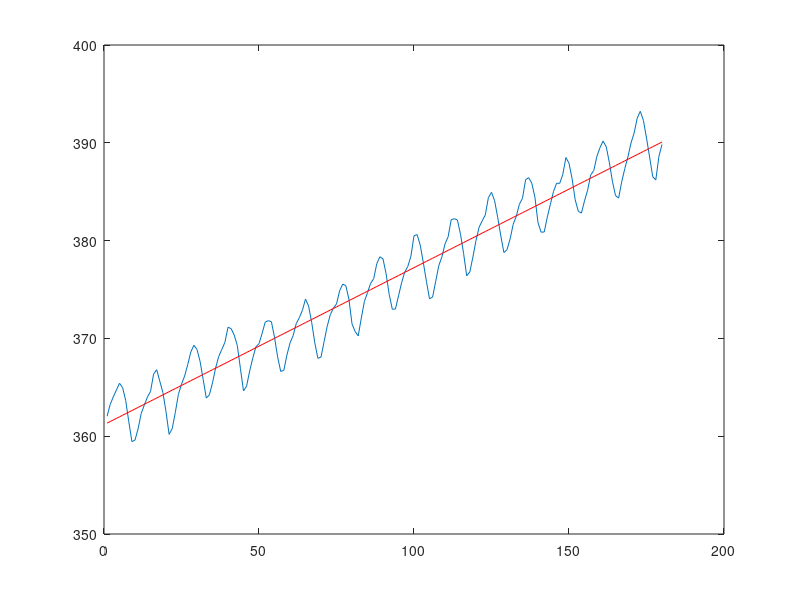

The MATLAB script that drew this image:
% Windmill

clear all
close all

%Least-squares fit of f = a1 + a2*cos(2pit) + a3sin(2pit) + a4*cos(4pit)
%Enter y and t data
y = [362.05
363.25
364.02
364.72
365.41
364.97
363.65
361.48
359.45
359.60
360.76
362.33
363.18
364.00
364.57
366.35
366.80
365.62
364.47
362.51
360.19
360.77
362.43
364.28
365.32
366.15
367.31
368.61
369.30
368.87
367.64
365.78
363.90
364.23
365.46
366.97
368.15
368.87
369.59
371.14
371.00
370.35
369.27
366.93
364.63
365.13
366.68
368.00
369.14
369.46
370.52
371.66
371.82
371.70
370.12
368.12
366.62
366.73
368.29
369.53
370.28
371.50
372.12
372.87
374.02
373.30
371.62
369.55
367.96
368.09
369.68
371.24
372.43
373.09
373.52
374.86
375.55
375.40
374.02
371.49
370.71
370.25
372.08
373.78
374.68
375.63
376.11
377.65
378.35
378.13
376.61
374.49
372.98
373.00
374.35
375.69
376.78
377.36
378.40
380.50
380.61
379.55
377.77
375.84
374.05
374.22
375.84
377.44
378.34
379.66
380.38
382.14
382.24
382.10
380.66
378.68
376.40
376.79
378.32
380.02
381.37
382.02
382.63
384.40
384.94
384.08
382.37
380.48
378.78
379.07
380.17
381.67
382.49
383.72
384.33
386.23
386.43
385.87
384.44
381.84
380.86
380.88
382.40
383.72
385.02
385.87
385.85
386.77
388.49
387.92
386.32
384.17
383.00
382.81
384.06
385.15
386.71
387.17
388.62
389.51
390.18
389.60
388.01
386.07
384.61
384.34
386.02
387.36
388.56
389.98
390.99
392.52
393.22
392.29
390.49
388.55
386.54
386.21
388.61
389.83];

N = length(y);
t = [1:N]; %(measured i nyears)
plot(t,y)

%Construct the A matrix
Acol1 = ones(N,1);
Acol2 = t';
Acol3 = cos(2*pi*t)';
Acol4 = sin(2*pi*t)';
Acol5 = cos(4*pi*t)';

A = [Acol1,Acol2,Acol3,Acol4,Acol5];

%Solve the normal equations
ATA = A'*A;
ATb = A'*y;
xls = ATA\ATb;

%Construct and plot the model function
yfit = xls(1) + xls(2)*t + xls(3)*cos(2*pi*t) + xls(4)*sin(2*pi*t) + xls(5)*cos(4*pi*t);
yfit = yfit';
hold on
plot(t,yfit,'r')

%Calculate RMSE
RMSE = sqrt(sum((yfit - y).^2)/N)

may04 = yfit(125)
eMay04 = abs(380.63 - may04)
sept04 = yfit(129)
eSept04 = abs(374.06 - sept04)
may05 = yfit(137)
eMay05 = abs(382.45 - may05)
sept05 = yfit(141)
eSept05 = abs(376.73 - sept05)